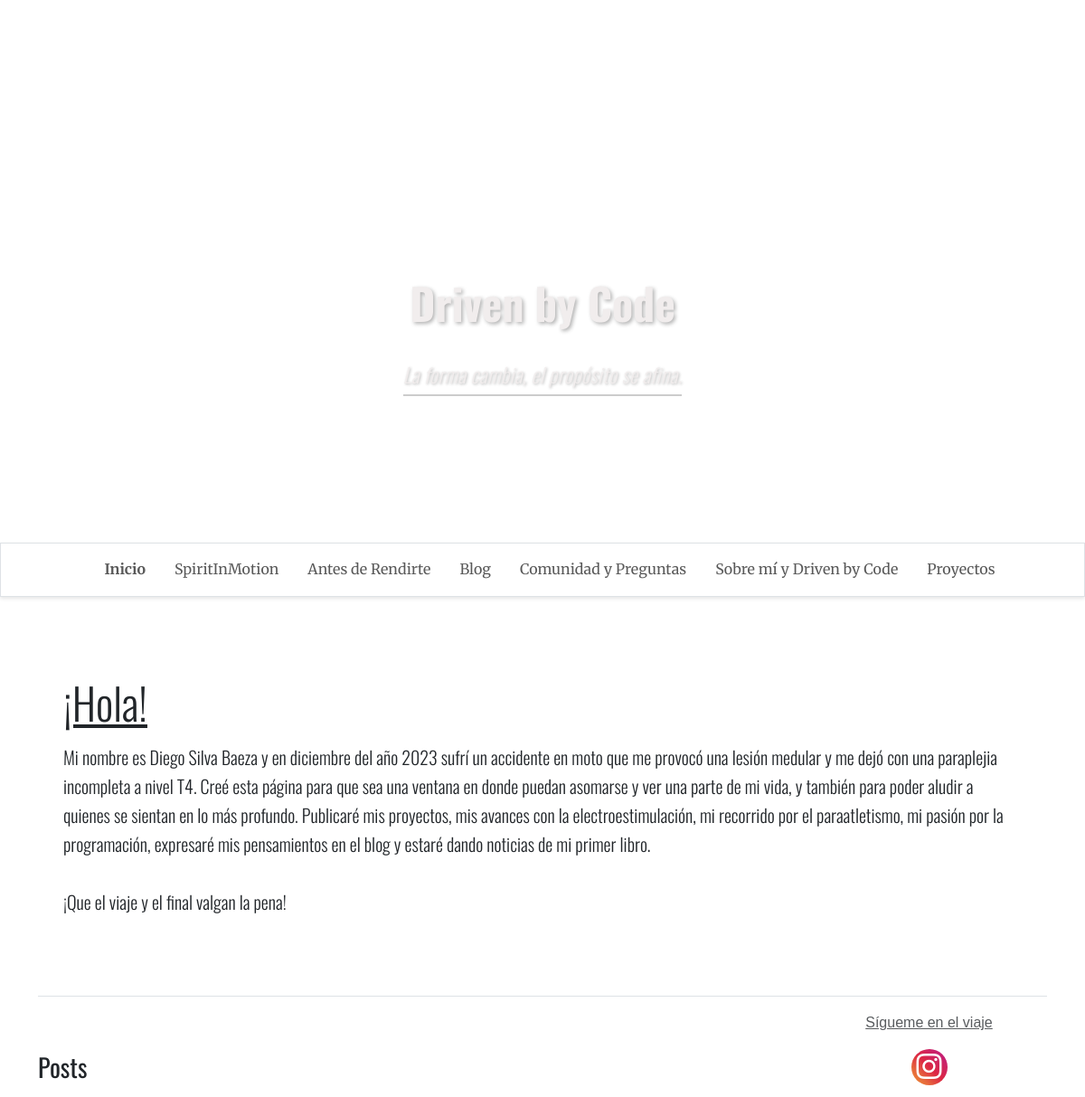
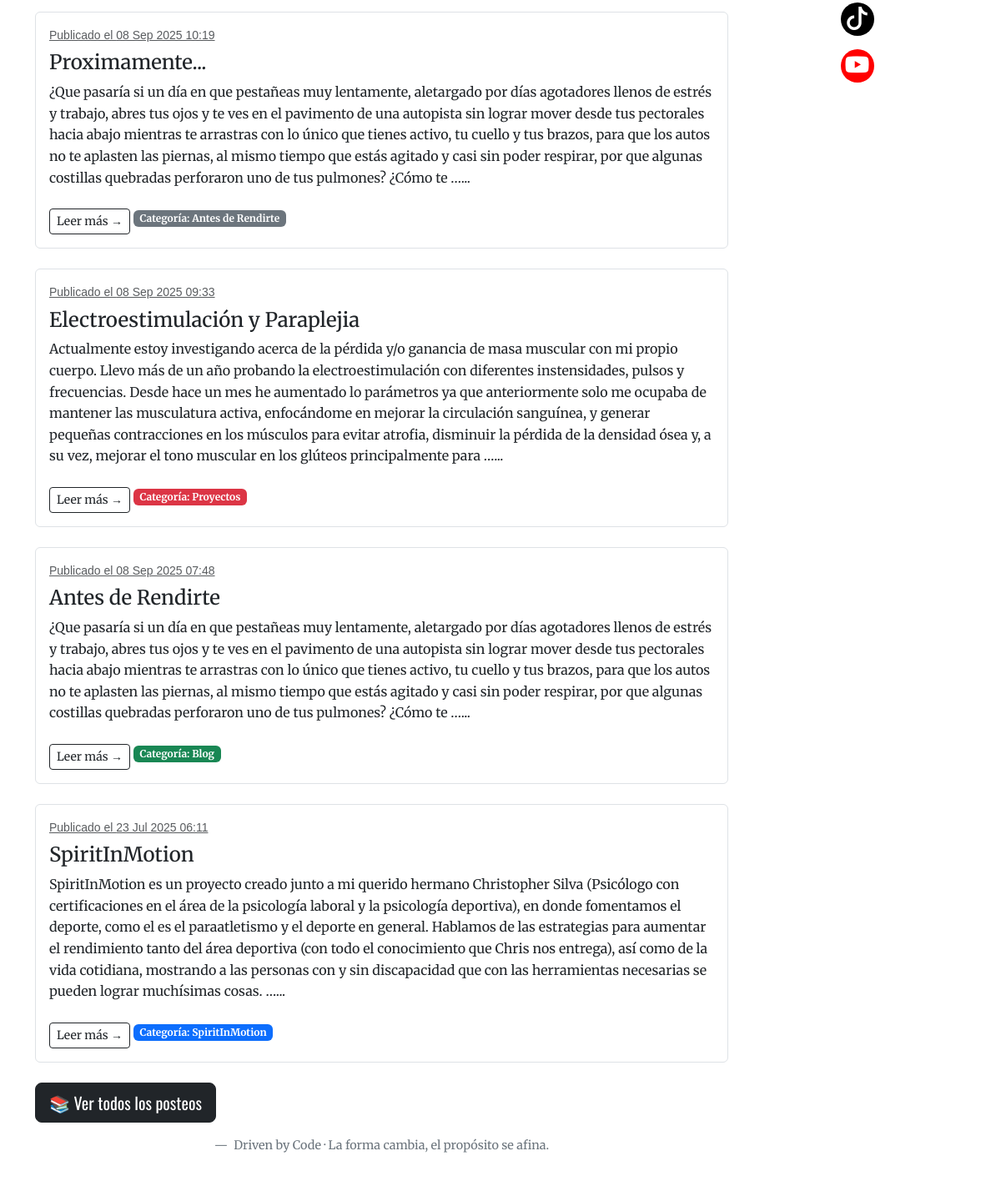
The page / on the database its author committed (2 pictures, top to bottom).
### dbc_app/models.py (models this page shows, shortened)
class Topic(models.Model):
    text = models.CharField(max_length=200)
    data_added = models.DateTimeField(auto_now_add=True)

class Entry(models.Model):
    topic = models.ForeignKey(Topic, on_delete=models.CASCADE)
    title = models.CharField(max_length=200)
    text = models.TextField()
    data_added = models.DateTimeField(auto_now_add=True)
    class Meta:
        verbose_name_plural = 'entries'

### dbc_app/views.py (the view)
# urls.py: path('', views.index, name='index'),
def index(request):
    blog_entries = Entry.objects.filter(
        Q(topic__id=1) | Q(topic__id=2) | Q(topic__id=3) | Q(topic__id=4) | Q(topic__id=6)
    ).order_by('-data_added')[:5]
    context = {'blog_entries': blog_entries}
    return render(request, 'dbc_app/index.html', context)

### dbc_app/context_processors.py (called while the page is built)
def lista_proyectos(request):
    return {'lista_proyectos': Topic.objects.all()}

### dbc_app/templates/dbc_app/index.html
{% extends 'dbc_app/base.html' %}
{% block page_header %}
    <div class="p-3 mb-4 ">
        <div class="container-fluid py-4">
            <h1 class="display-5 oswald-subrayado">¡Hola!</h1>
            <p class="lead oswald">Mi nombre es Diego Silva Baeza y en diciembre del año 2023 sufrí un accidente en moto que me provocó
                una lesión medular y me dejó con una paraplejia incompleta a nivel T4.
    Creé esta página para que sea una ventana en donde puedan asomarse y ver una parte de mi vida, y también para poder
    aludir a quienes se sientan en lo más profundo.
    Publicaré mis proyectos, mis avances con la electroestimulación, mi recorrido por el paraatletismo,
    mi pasión por la programación, expresaré mis pensamientos en el blog y estaré dando noticias de mi primer libro.<br>
    <br>¡Que el viaje y el final valgan la pena!
            </p>
        </div>
    </div>
{% endblock page_header %}
{% block content %}
<div class="row">
  <div class="col-12 col-md-9">
    <div class="text-center my-5">
      <p class="text-start fs-3 oswald">Posts</p>
      <div class="blog-section my-4">
        {% for entry in blog_entries %}
          <div class="mb-4 p-3 border rounded bg-white text-start">
            <small class="text-muted d-block mb-2">
              Publicado el {{ entry.data_added|date:"d M Y H:i" }}
            </small>
            <h4>{{ entry.title }}</h4>
            <p>{{ entry.text|truncatewords:85 }}...</p>
            <a href="{% url 'dbc_app:proyectos' entry.topic.id %}" class="btn btn-outline-dark btn-sm mt-2">
              Leer más →
            </a>
            <span class="badge
              {% if entry.topic.id == 1 %}bg-primary
              {% elif entry.topic.id == 2 %}bg-secondary
              {% elif entry.topic.id == 3 %}bg-success
              {% elif entry.topic.id == 4 %}bg-warning
              {% elif entry.topic.id == 6 %}bg-danger
              {% else %}bg-secondary{% endif %}
            ">
              Categoría: {{ entry.topic.text }}
            </span>
          </div>
        {% endfor %}
      </div>
      <div class="text-start mt-3 oswald">
        <a href="{% url 'dbc_app:todos_los_posts' %}" class="btn btn-dark btn-lg">
          📚 Ver todos los posteos
        </a>
      </div>
      <figcaption class="blockquote-footer">
        Driven by Code · La forma cambia, el propósito se afina.
      </figcaption>
    </div>
  </div>
  <div class="col-12 col-md-3 mt-4 mt-md-0">
    <p class="text-muted medium text-center mt-2">Sígueme en el viaje</p>
    <div class="d-flex flex-md-column justify-content-md-start align-items-center gap-3">
        <a href="https://www.instagram.com/spiritinmotion__/" target="_blank" class="text-decoration-none">
          <i class="bi bi-instagram bi-instagram fs-3"></i>
        </a>
        <a href="https://www.tiktok.com/@diegosilvabaeza" target="_blank" class="text-decoration-none">
          <i class="bi bi-tiktok fs-3"></i>
        </a>
        <a href="https://www.youtube.com/@SpiritInMotion__" target="_blank" class="text-decoration-none">
          <i class="bi bi-youtube fs-3"></i>
        </a>
    </div>
  </div>
</div>
{% endblock content %}

### dbc_app/templates/dbc_app/base.html (shortened to what this page needs)
<!doctype html>
<html lang="es-CL">
<head>
    {% load static %}
    {% load django_bootstrap5 %}
    {% bootstrap_css %}
    <link rel="stylesheet" href="https://cdn.jsdelivr.net/npm/bootstrap-icons@1.10.5/font/bootstrap-icons.css">
    <link rel="stylesheet" href="{% static 'css/custom.css' %}">
</head>
<body>
  <section class="hero-section" style="background-image: url "{% static "img/fondo_v1.jpg" %}'); background-size: cover; background-position: center; background-repeat: no-repeat; height: 100vh;">
    <h1 class="hero-text oswald">Driven by Code</h1>
    <p class="hero-subtext oswald">La forma cambia, el propósito se afina.</p>
  </section>
  <nav class="navbar navbar-expand-md navbar-light bg-light sticky-top border ">
    <div class="container-fluid">
      <div class="collapse navbar-collapse justify-content-center" id="navbarCollapse">
        <ul class="navbar-nav w-100 justify-content-md-center">
            <li class="nav-item nav-divider">
              <a class="nav-link px-3 fw-bold" href="{% url 'dbc_app:index' %}">
                Inicio
              </a>
            </li>
          {% for proyecto in lista_proyectos %}
              <li class="nav-item nav-divider">
              <a class="nav-link px-3" href="{% url 'dbc_app:proyectos' proyecto.id %}">
                  {{ proyecto.text }}
              </a>
              </li>
          {% endfor %}
      </div>
    </div>
  </nav>
  <main class="container mt-5">
    <div class="pb-2 mb-2 border-bottom">
      {% block page_header %}{% endblock page_header %}
    </div>
    <div>
      {% block content %}{% endblock content %}
    </div>
  </main>
</body>
</html>

### dbc_app/static/css/custom.css (style rules this page uses)
body { font-family: 'Merriweather', serif; font-size: 1rem; line-height: 1.6; color: #212529; }
h1, h2, h3 { margin-bottom: 1rem; font-weight: 700; }
.hero-section { height: 100vh; max-height: 600px; display: flex; flex-direction: column; align-items: center; justify-content: center; text-align: center; position: relative; z-index: 1; margin-top: 0; padding-top: 0; }
.hero-text, .hero-subtext { color: #f1eded; text-shadow: 1px 1px 2px rgba(255, 255, 255, 0.6); }
.hero-text { padding-top: 20vh; font-size: 3rem; text-shadow: 2px 2px 4px rgba(0,0,0,0.3); }
.hero-subtext { margin-top: 1rem; font-style: italic; text-shadow: 1px 1px 3px rgba(0,0,0,0.3); border-bottom: 2px solid #ccc; display: inline-block; padding-bottom: 4px; font-size: 1.4rem; line-height: 1.6; font-weight: 300; letter-spacing: 0.5px; }
body, .dbc-background, .hero-section { margin: 0; padding: 0; }
.sticky-top { position: sticky; top: 0; z-index: 1000; }
.oswald { font-family: 'Oswald', sans-serif !important; }
.oswald-subrayado { font-family: 'Oswald', sans-serif !important; text-decoration: underline !important; }
.navbar { background-color: #ffffff !important; box-shadow: 0 2px 4px rgba(0, 0, 0, 0.1); }
.text-muted { font-family: 'Merryweather', sans-serif; text-decoration: underline; }
.bi-instagram { display: inline-block; font-size: 1.5rem; width: 40px; height: 40px; line-height: 40px; text-align: center; background-color: #f09433; background-image: linear-gradient(45deg, #f09433, #e6683c, #dc2743, #cc2366, #bc1888); color: white; border-radius: 50%; transition: transform 0.2s ease; }
.bi-tiktok { display: inline-block; width: 40px; height: 40px; line-height: 40px; text-align: center; font-size: 1.5rem; background-color: #000; color: white; border-radius: 50%; transition: transform 0.2s ease; }
.bi-youtube { display: inline-block; width: 40px; height: 40px; line-height: 40px; text-align: center; font-size: 1.5rem; background-color: #FF0000; color: white; border-radius: 50%; transition: transform 0.2s ease; }
.blockquote-footer { margin-top: 1rem; display: block; clear: both; font-size: 0.9rem; text-align: center; padding-bottom: 1rem; }

### rows shown on the page
Topic: text "SpiritInMotion"
Topic: text "Antes de Rendirte"
Topic: text "Blog"
Topic: text "Comunidad y Preguntas"
Topic: text "Sobre mí y Driven by Code"
Topic: text "Proyectos"
Entry: data_added "08 Sep 2025 10:19", title "Proximamente...", text "¿Que pasaría si un día en que pestañeas muy lentamente, aletargado por días agotadores llenos de estrés y trabajo, abres tus ojos y te ves en el pavimento de una autopista sin lograr mover desde tus pectorales hacia abajo mientras te arrastras con lo único que tienes activo, tu cuello y tus brazos, para que los autos no te aplasten las piernas, al mismo tiempo que estás agitado y casi sin poder respirar, por que algunas costillas quebradas perforaron uno de tus pulmones? ¿Cómo te …", topic.text "Antes de Rendirte"
Entry: data_added "08 Sep 2025 09:33", title "Electroestimulación y Paraplejia", text "Actualmente estoy investigando acerca de la pérdida y/o ganancia de masa muscular con mi propio cuerpo. Llevo más de un año probando la electroestimulación con diferentes instensidades, pulsos y frecuencias. Desde hace un mes he aumentado lo parámetros ya que anteriormente solo me ocupaba de mantener las musculatura activa, enfocándome en mejorar la circulación sanguínea, y generar pequeñas contracciones en los músculos para evitar atrofia, disminuir la pérdida de la densidad ósea y, a su vez, mejorar el tono muscular en los glúteos principalmente para …", topic.text "Proyectos"
Entry: data_added "08 Sep 2025 07:48", title "Antes de Rendirte", text "¿Que pasaría si un día en que pestañeas muy lentamente, aletargado por días agotadores llenos de estrés y trabajo, abres tus ojos y te ves en el pavimento de una autopista sin lograr mover desde tus pectorales hacia abajo mientras te arrastras con lo único que tienes activo, tu cuello y tus brazos, para que los autos no te aplasten las piernas, al mismo tiempo que estás agitado y casi sin poder respirar, por que algunas costillas quebradas perforaron uno de tus pulmones? ¿Cómo te …", topic.text "Blog"
Entry: data_added "23 Jul 2025 06:11", title "SpiritInMotion", text "SpiritInMotion es un proyecto creado junto a mi querido hermano Christopher Silva (Psicólogo con certificaciones en el área de la psicología laboral y la psicología deportiva), en donde fomentamos el deporte, como el es el paraatletismo y el deporte en general. Hablamos de las estrategias para aumentar el rendimiento tanto del área deportiva (con todo el conocimiento que Chris nos entrega), así como de la vida cotidiana, mostrando a las personas con y sin discapacidad que con las herramientas necesarias se pueden lograr muchísimas cosas. …", topic.text "SpiritInMotion"
